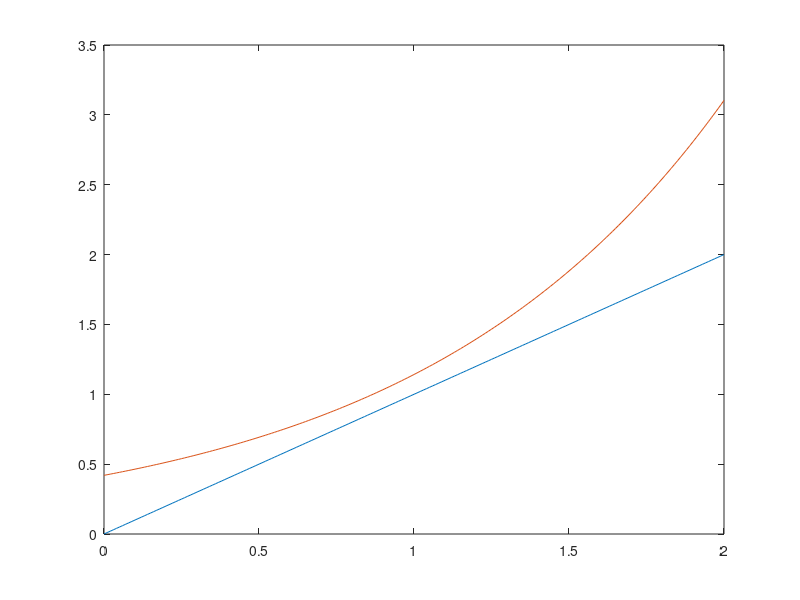

This figure's MATLAB source:
% t=0:0.01:10;A0=1;u0=1;w0=2*pi*u0;phi=0;N=length(t);
% theta1=50;theta2=60;e0a=0.1;e0b=0.1;e0c=0.1;
% x=A0*cos(w0*t+phi);plot(t,x,'k');hold on;
% ea=e0a*randn(size(t));eb=e0b*randn(size(t));
% xa=x*cosd(theta1)+ea;xb=x*cosd(theta2)+eb;
% ec=e0c*randn(size(t));xc=ec;
% plot(t,xa, '.r');plot(t,xb,'.b');plot(t,xc,'.k');hold off;
% X=[(xa-mean(xa))' (xb-mean(xb))' (xc-mean(xc))'];
% Kx=X'*X/(N-1);
% figure;subplot(3,1,1);plot(xa,xb,'.k');title('x_A,x_B')
% subplot(3,1,2);plot(xb,xc,'.k');title('x_A, x_C')
% subplot(3,1,3);plot(xb,xc,'.k');title('x_B,x_C')
% [U, S]=eig(Kx);Y=U'*X';Ky=Y*Y'/(N-1);
% figure('Position', [0, 0, 320, 960]);subplot(3,1,1);plot(Y(1,:),Y(2,:),'.k');title('y_2, y_3')
% subplot(3,1,2);plot(Y(1,:), Y(3,:), '.k');title('y_1, y_3')
% subplot(3,1,3);plot(Y(2,:), Y(3,:), '.k');title('y_2, y_3')
% figure;plot(t, Y(3,:), 'ko');hold on; plot(t,x,'k')
% plot(t, Y(2,:), 'kx');plot(t,Y(1,:),'k.');hold off;

% t=-20:0.01:20;T0=10;c=2;h=1;q=zeros(size(t));
% for k = 1:500
%     q=q+sin(pi*k*c/T0)*cos(2*pi*k*t/T0)/(pi*k*c/T0);
% end
% g=(h*c/T0)*(1+2*q);plot(t,g);

% M0=1;M1=1;t1=1;u1=1;M2=0.5;t2=2;u2=2;M3=0.333;t3=3;u3=3;
% u=0:0.01:5;
% total = zeros(1,length(u));
% res1 = real(t1, M1, u1, u);
% res2 = real(t2, M2, u2, u);
% res3 = real(t3, M3, u3, u);
% total= total + res1 + res2 + res3;
% plot(u, total, 'ko-'); hold on;
% plot([5, 0], [0, 0], "--");
% set(gca, "FontSize", 16);
% xlabel("u", "Fontsize", 20);
% ylabel("$\mathcal{F}FID(t)$", "FontSize", 20, "Interpreter", "latex");
% 
% function res = real(t0, m0, u0, u)
%     o=2*pi*u;
%     o0=2*pi*u0;
%     a=1/t0;
%     res=m0*(a*(a+o0^2-o.^2) + 2*o*t0)./((a^2+o0^2-o.^2).^2+(2*o*t0).^2);
% end

% u=0:0.1:100;u0=60;sig=3/u0;
% gu=exp(-18*pi^2*u.^2/60^2);
% delta = zeros(1, length(u));
% delta(599:601)=10*0.25;
% plot(u, gu+delta, ".k-");
% set(gca, "FontSize", 16);
% xlabel("u", "Fontsize", 20);
% ylabel("$\mathcal{F}g(t)$", "FontSize", 20, "Interpreter", "latex");

% u=-0:0.01:10;sig=1;t0=2;a=0.2;u0=5;amp=1.5;
% fu = amp*exp(-(u-u0).^2/sig^2);
% gu = fu.*(1+a*cos(2*pi*u*t0));
% plot(u, fu, "Linewidth", 2); hold on;
% plot(u, gu, "Linewidth", 2);
% set(gca, "FontSize", 16);
% xlabel("u", "Fontsize", 20);
% ylabel("$\mathcal{G}(u)$ vs $\mathcal{F}(u)$", "FontSize", 20, "Interpreter", "latex");
% t=1:1:100;lambda1=2;lambda2=3;
% x=power(lambda1, t)./factorial(t)*exp(-lambda1);
% y=power(lambda2, t)./factorial(t)*exp(-lambda2);
% z=x+y;
% plot(t,x); hold on;
% plot(t,y); hold on;
% plot(t,z);
t=0:0.01:2;
y1=t;
y2=0.42*exp(t);
plot(t,y1); hold on;
plot(t,y2)

